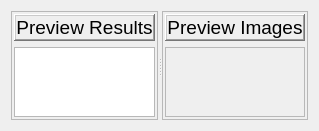
             <widget class="QWidget" name="scrollAreaWidgetContents_2">
              <property name="geometry">
               <rect>
                <x>0</x>
                <y>0</y>
                <width>303</width>
                <height>131</height>
               </rect>
              </property>
              <layout class="QVBoxLayout" name="verticalLayout_67">
               <item>
                <widget class="QSplitter" name="splitter_3">
                 <property name="orientation">
                  <enum>Qt::Horizontal</enum>
                 </property>
                 <widget class="QFrame" name="frame_111">
                  <property name="frameShape">
                   <enum>QFrame::StyledPanel</enum>
                  </property>
                  <property name="frameShadow">
                   <enum>QFrame::Raised</enum>
                  </property>
                  <layout class="QVBoxLayout" name="verticalLayout_65">
                   <property name="leftMargin">
                    <number>2</number>
                   </property>
                   <property name="topMargin">
                    <number>2</number>
                   </property>
                   <property name="rightMargin">
                    <number>2</number>
                   </property>
                   <property name="bottomMargin">
                    <number>2</number>
                   </property>
                   <item>
                    <widget class="QLabel" name="label_121">
                     <property name="sizePolicy">
                      <sizepolicy hsizetype="Preferred" vsizetype="Maximum">
                       <horstretch>0</horstretch>
                       <verstretch>0</verstretch>
                      </sizepolicy>
                     </property>
                     <property name="font">
                      <font>
                       <pointsize>14</pointsize>
                      </font>
                     </property>
                     <property name="frameShape">
                      <enum>QFrame::WinPanel</enum>
                     </property>
                     <property name="frameShadow">
                      <enum>QFrame::Raised</enum>
                     </property>
                     <property name="text">
                      <string>Preview Results</string>
                     </property>
                     <property name="alignment">
                      <set>Qt::AlignCenter</set>
                     </property>
                    </widget>
                   </item>
                   <item>
                    <widget class="QTextEdit" name="file_change_log">
                     <property name="readOnly">
                      <bool>true</bool>
                     </property>
                     <property name="textInteractionFlags">
                      <set>Qt::NoTextInteraction</set>
                     </property>
                    </widget>
                   </item>
                  </layout>
                 </widget>
                 <widget class="QFrame" name="frame_112">
                  <property name="frameShape">
                   <enum>QFrame::StyledPanel</enum>
                  </property>
                  <property name="frameShadow">
                   <enum>QFrame::Raised</enum>
                  </property>
                  <layout class="QVBoxLayout" name="verticalLayout_66">
                   <property name="leftMargin">
                    <number>2</number>
                   </property>
                   <property name="topMargin">
                    <number>2</number>
                   </property>
                   <property name="rightMargin">
                    <number>2</number>
                   </property>
                   <property name="bottomMargin">
                    <number>2</number>
                   </property>
                   <item>
                    <widget class="QLabel" name="label_122">
                     <property name="sizePolicy">
                      <sizepolicy hsizetype="Preferred" vsizetype="Maximum">
                       <horstretch>0</horstretch>
                       <verstretch>0</verstretch>
                      </sizepolicy>
                     </property>
                     <property name="font">
                      <font>
                       <pointsize>14</pointsize>
                      </font>
                     </property>
                     <property name="frameShape">
                      <enum>QFrame::WinPanel</enum>
                     </property>
                     <property name="frameShadow">
                      <enum>QFrame::Raised</enum>
                     </property>
                     <property name="text">
                      <string>Preview Images</string>
                     </property>
                     <property name="alignment">
                      <set>Qt::AlignCenter</set>
                     </property>
                    </widget>
                   </item>
                   <item>
                    <widget class="QFrame" name="test_onnx_vis_frame">
                     <property name="frameShape">
                      <enum>QFrame::StyledPanel</enum>
                     </property>
                     <property name="frameShadow">
                      <enum>QFrame::Sunken</enum>
                     </property>
                     <layout class="QVBoxLayout" name="test_onnx_vis_layout">
                      <property name="spacing">
                       <number>0</number>
                      </property>
                      <property name="leftMargin">
                       <number>0</number>
                      </property>
                      <property name="topMargin">
                       <number>0</number>
                      </property>
                      <property name="rightMargin">
                       <number>0</number>
                      </property>
                      <property name="bottomMargin">
                       <number>0</number>
                      </property>
                     </layout>
                    </widget>
                   </item>
                  </layout>
                 </widget>
                </widget>
               </item>
              </layout>
             </widget>
